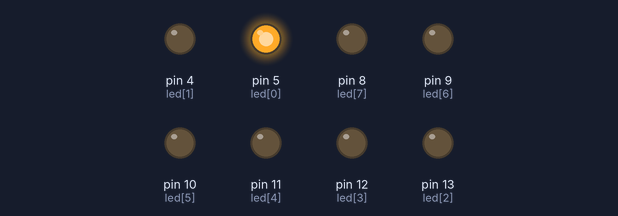
The sketch below on a simulated Arduino Uno, built with avr-gcc and run on an emulated ATmega328P. Parts: output pins drawn as LEDs (lit = HIGH).

Above: at 0.1 s.
At 0.9 s:
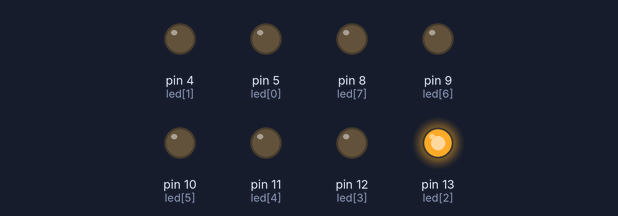
At 1.7 s:
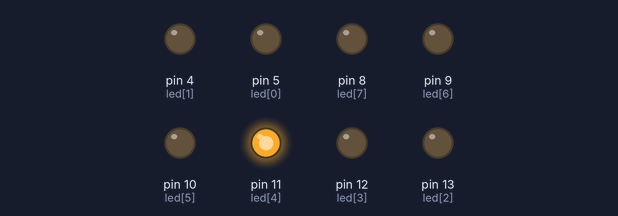
At 3.7 s:
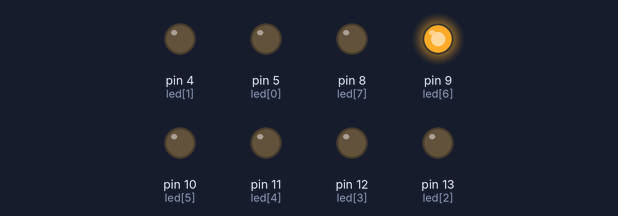
At 5.7 s:
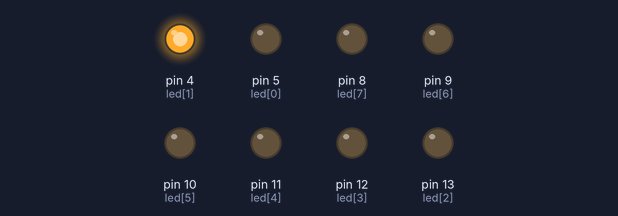
At 7.5 s:
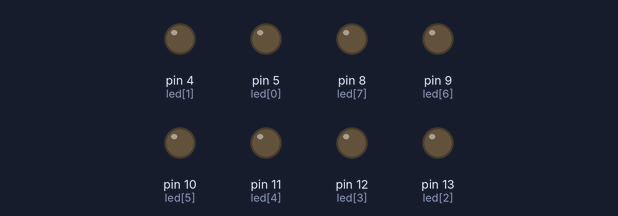
Timing chart, 0 to 7.8 s (numbered marks = the images above):
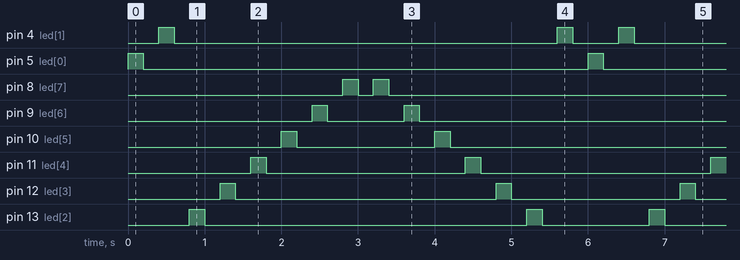

The sketch:

hw1.ino
```cpp
const byte led[]={5,4,13,12,11,10,9,8};

void setup() {

for (byte i = 0; i<= 7; i++) {
pinMode(led[i], OUTPUT);
}
}
//byte lightPin = startPin;

void loop()
{
byte i;


for(i=0;i<=7;i++)
{
  digitalWrite(led[i], HIGH);
  delay (200);
  digitalWrite(led[i], LOW);
  delay (200);
}
  for(i=7;i>0;i--)
{
  digitalWrite(led[i], HIGH);
  delay (200);
  digitalWrite(led[i], LOW);
  delay (200);
}
}
```

Measured:
- by itself, pin 4 (led[1]): repeats every 6.0 s: LOW 5.0 s, HIGH 0.20 s, LOW 0.60 s, HIGH 0.20 s
- by itself, pin 5 (led[0]): alternates HIGH for 0.20 s and LOW for 5.8 s
- by itself, pin 8 (led[7]): repeats every 6.0 s: LOW 0.20 s, HIGH 0.20 s, LOW 5.4 s, HIGH 0.20 s
- by itself, pin 9 (led[6]): repeats every 6.0 s: LOW 1.0 s, HIGH 0.20 s, LOW 4.6 s, HIGH 0.20 s
- by itself, pin 10 (led[5]): repeats every 6.0 s: LOW 1.8 s, HIGH 0.20 s, LOW 3.8 s, HIGH 0.20 s
- by itself, pin 11 (led[4]): alternates HIGH for 0.20 s and LOW for 2.8 s
- by itself, pin 12 (led[3]): repeats every 6.0 s: LOW 3.4 s, HIGH 0.20 s, LOW 2.2 s, HIGH 0.20 s
- by itself, pin 13 (led[2]): repeats every 6.0 s: LOW 4.2 s, HIGH 0.20 s, LOW 1.4 s, HIGH 0.20 s
